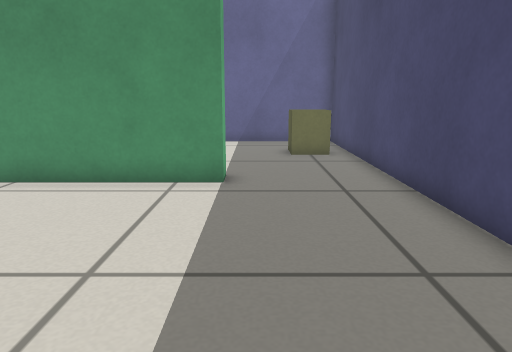
View 1 (above)

14 first-person views from a walk through a world built for the Gazebo simulator. The camera is 0.51 m above the floor, tilts 12° down and sees 70° across. The floor is counted in squares, 0.25 m on a side. Each view is taken from the middle of a square. On the plan, view 1 faces up. The plan holds only what a view shows up to about 19 squares ahead; the rest is blank.

View 2
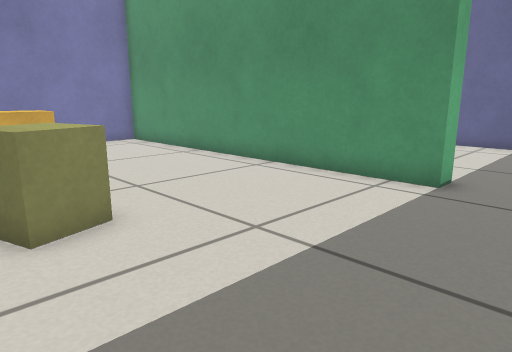

View 3
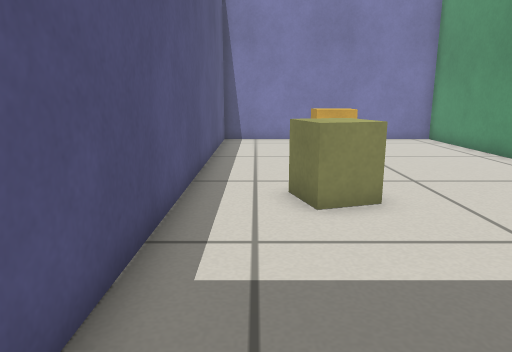

View 4
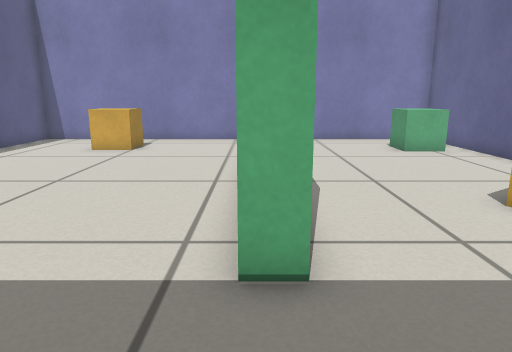

View 5
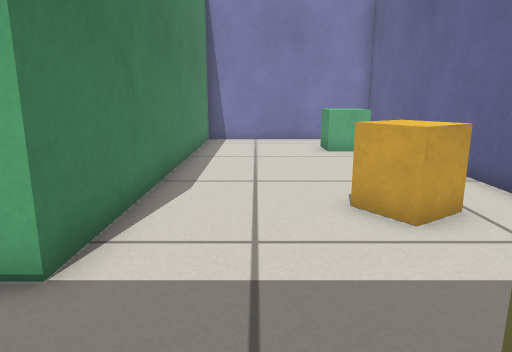

View 6
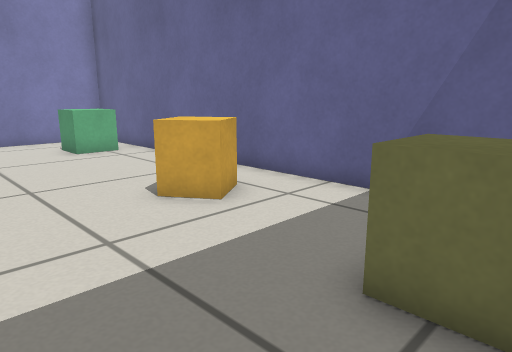

View 7
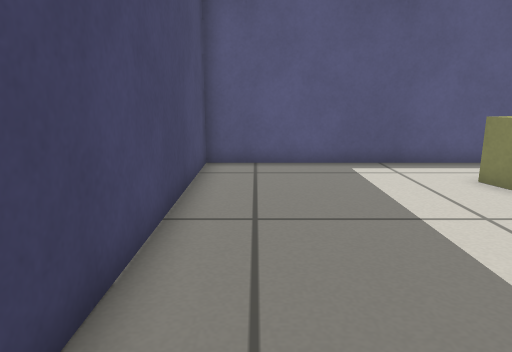

View 8
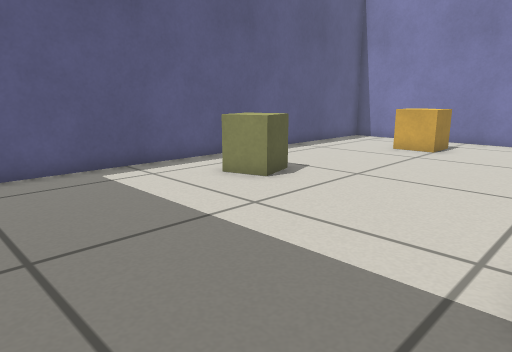

View 9
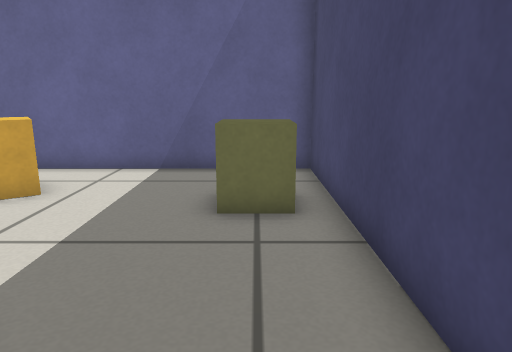

View 10
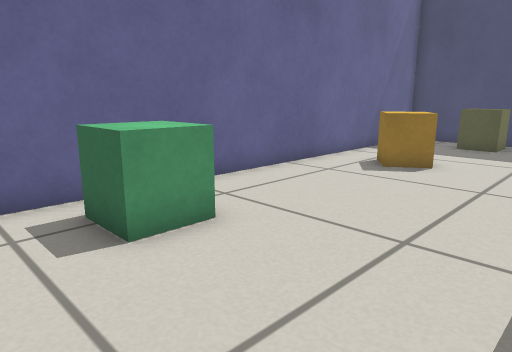

View 11
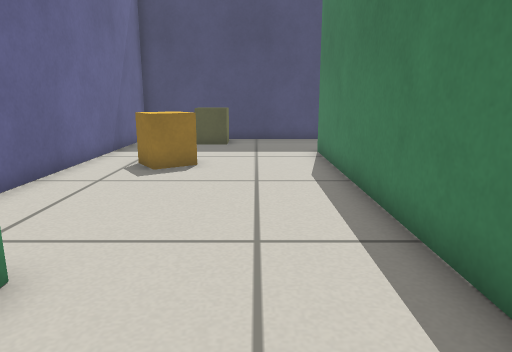

View 12
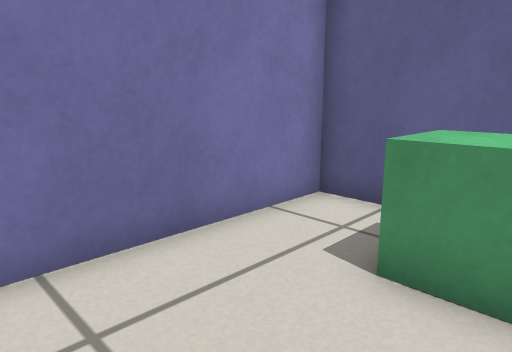

View 13
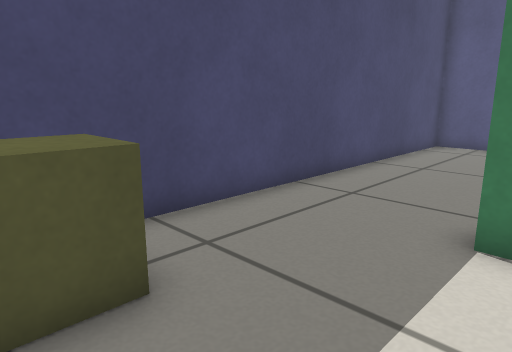

View 14
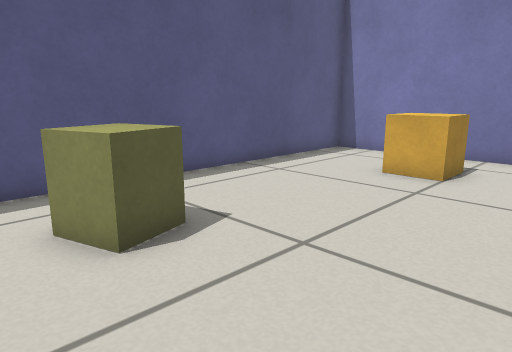

### Floor plan
Points are (right, up) in squares from view 1. A wall is a line through its corners. A room is listed if a view was taken in it or the views show most of it. See-through windows are left out.
Room 1 (views 1, 2, 3, 9, 14)
walls: (-0.8, 8.8) (-15.6, 8.8) (-15.6, -1.6) (3.6, -1.6) (3.6, 8.6)
ways out: opening at (1.5, 9) to room 2
objects: yellow box (-13, 3) to (-12, 4); yellow box (-5, 1) to (-4, 2)
Room 2 (views 4, 5, 6, 7, 8, 10, 11, 12, 13)
walls: (3.6, 8.6) (3.6, 17.6) (-15.6, 17.6) (-15.6, 9.6) (-0.8, 9.6) (-0.8, 8.8)
ways out: opening at (1.5, 9) to room 1
objects: green box (-13, 15) to (-11, 16); yellow box (-4, 14) to (-3, 16); yellow box (1, 13) to (3, 15)

Where each view was taken, in squares from view 1:
view 1: 0 up, 0 right, facing up
view 2: 0 up, 2 right, facing up-left
view 3: 0 up, 3 right, facing left
view 4: 9 up, 3 right, facing left
view 5: 12 up, 3 right, facing left
view 6: 10 up, 3 right, facing up-left
view 7: 10 up, 2 right, facing down
view 8: 9 up, 3 right, facing down-left
view 9: 7 up, 2 right, facing up
view 10: 10 up, 15 left, facing up-right
view 11: 12 up, 15 left, facing right
view 12: 11 up, 11 left, facing up-left
view 13: 15 up, 2 left, facing down-right
view 14: 7 up, 2 left, facing down-left
